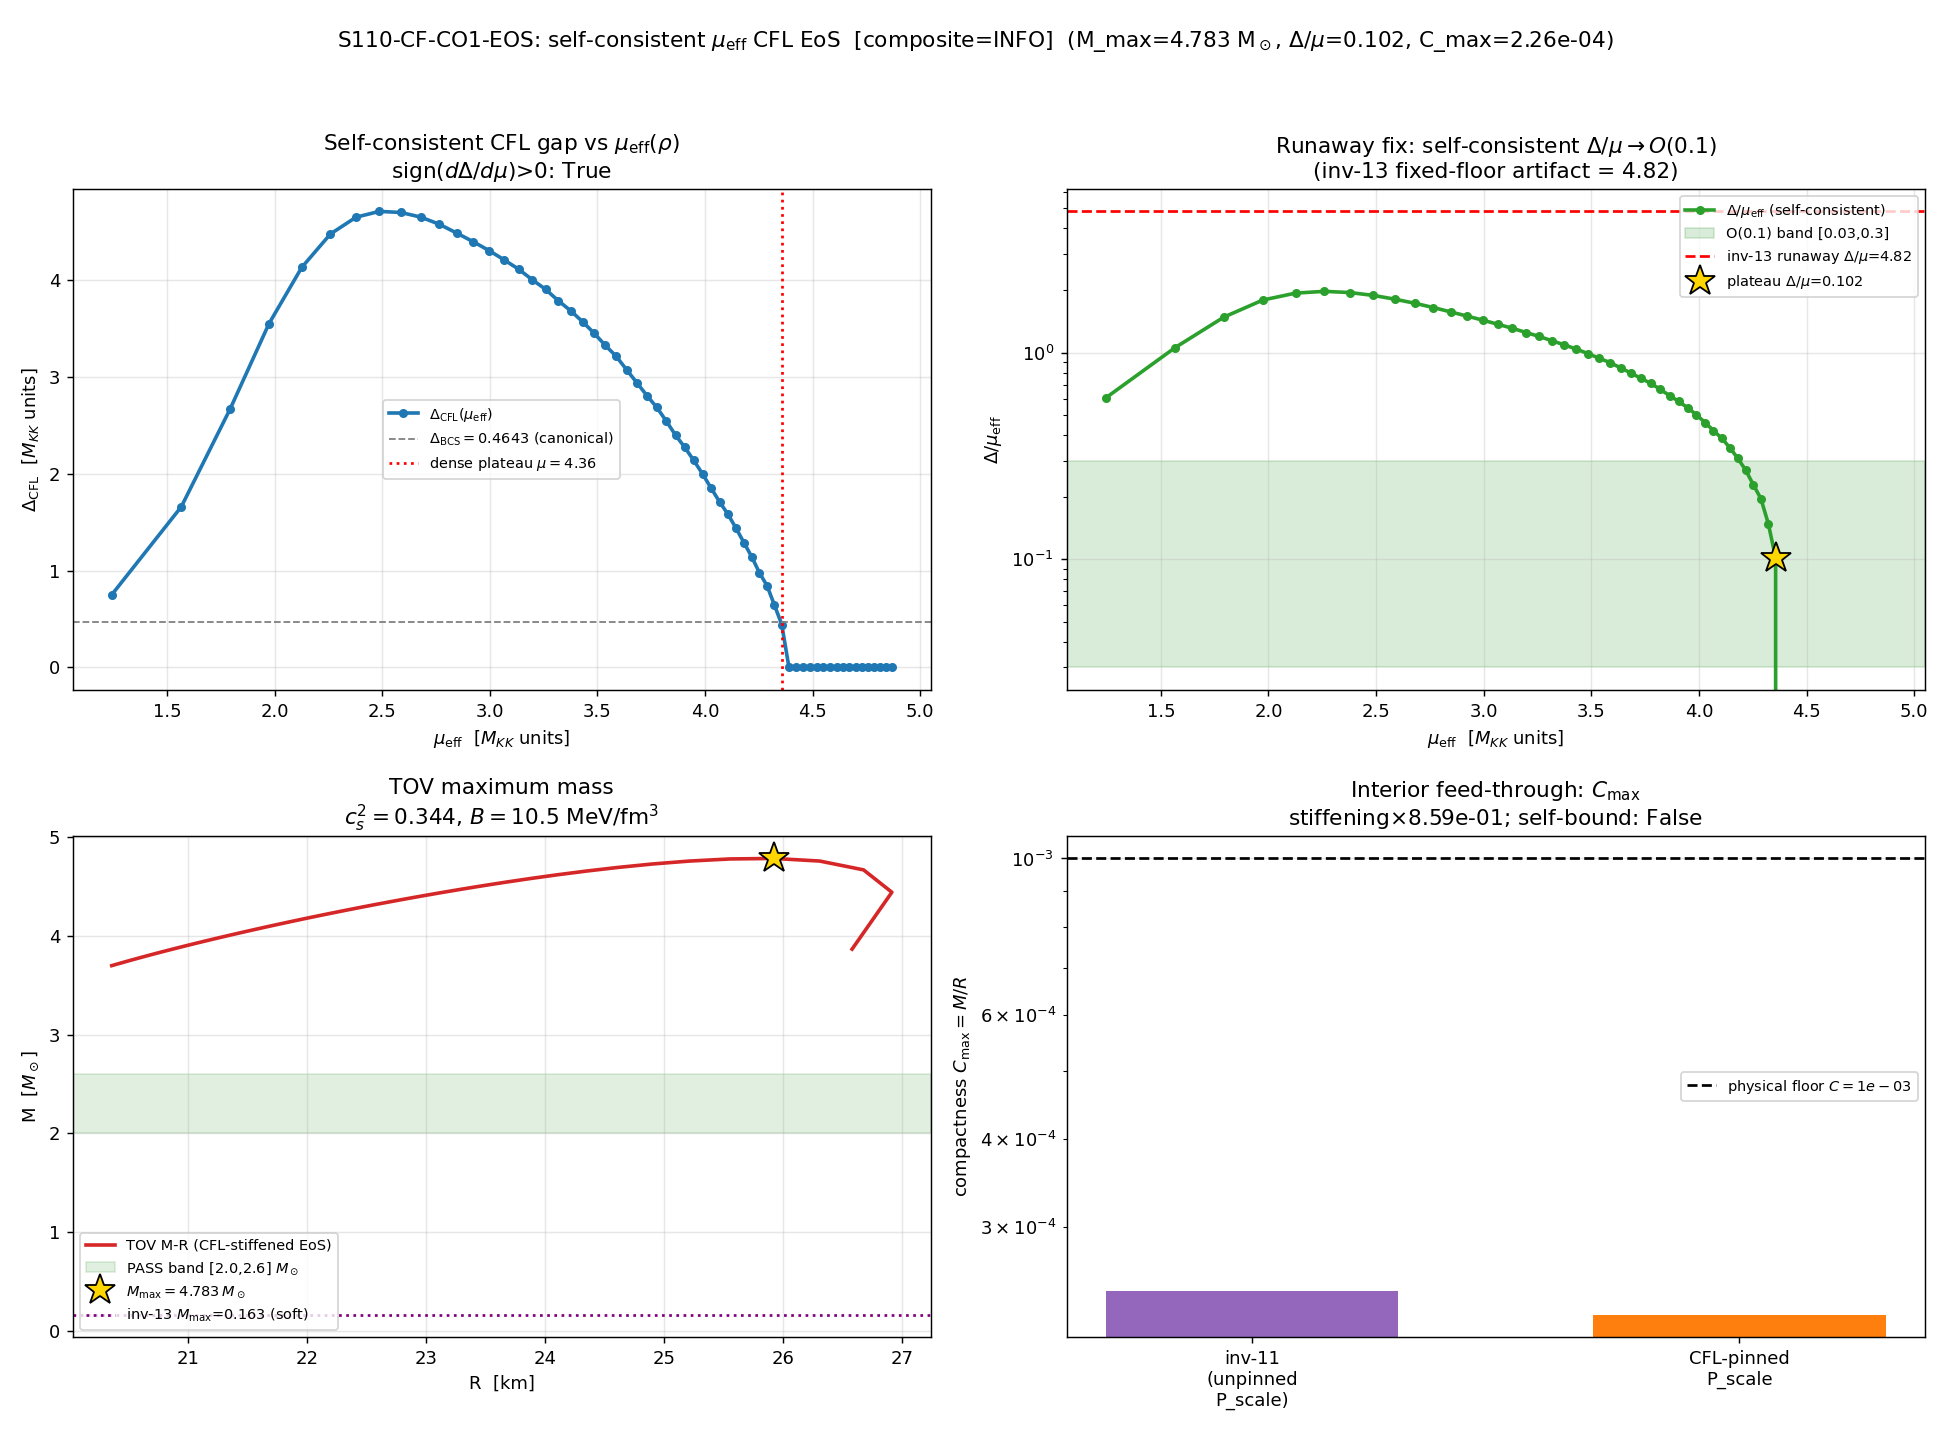

Write Python code to recreate this figure.
#!/usr/bin/env python
# -*- coding: utf-8 -*-
"""
S110-CF-CO1-EOS  --  self-consistent mu_eff CFL EoS: binding-magnitude gap
============================================================================
Session 110, Wave 3, gate W3-2.  Agent: nazarewicz-nuclear-structure-theorist.

Gate: S110-CF-CO1-EOS  ([SIGN])
Plan : sessions/session-plan/session-110-plan-w3.md  section "### §W3-2"

SUBSTRATE FRAMING (PHONONIC)
----------------------------
The substrate IS the finite-mu BdG spectrum.  Direction of explanation:
  D_K eigenvalues  ->  van Suijlekom shifted operator D_mu = D + mu Q
                   ->  Nambu-doubled BdG block whose gap edge IS the
                       color-superconducting (CFL) diquark condensate Delta(mu)
                   ->  CFL equation of state P(rho)  (a spectral moment of the
                       BdG spectrum, stiffened by the pairing condensation energy)
                   ->  TOV maximum mass M_max + compactness C  (the emergent
                       observables NICER / pulsar-timing measure).
A compact object is NOT dense matter sitting IN a spacetime well; it is the
densest sustainable excitation of the D_K fabric.  M_max and C are intrinsic --
they do NOT reference the imported M_KK weight (precisely why the compact-object
sector is the candidate anchor-free escape; CF-CO2 mints the dimensionless
falsifier).

THE BINDING MAGNITUDE GAP THIS GATE CLOSES
------------------------------------------
inv-13 W2-1 (the FORWARD baseline; sign=PASS / magnitude=FAIL, M_max=0.1631 Msun)
read the gap ratio as  Delta_plateau / mu_plateau  = 2.4107 / 0.5 = 4.821  -- a
RUNAWAY.  Diagnosis (substitution chain Step 2, below): Delta_plateau was the gap
read at the BAND EDGE (where the pairing-window DOS spikes), while mu_plateau
SATURATED at the fixed scan cap MU_MAX = 0.5.  The ratio 4.82 is a FIXED-WINDOW
ARTIFACT, not physical strong coupling.  With Delta/mu = 4.82 the EoS bag
constant B ~ (Delta_phys)^2 (mu_QCD)^2 was enormous (Delta_phys = 4.82*400 MeV =
1928 MeV) -> a SOFT star -> M_max = 0.163 Msun.

This gate replaces the fixed-floor-relative mu-scan with a SELF-CONSISTENT
mu_eff(rho) that GROWS WITH DENSITY (not a density-independent cap).  As mu_eff
grows into the dense regime, the gap Delta saturates near the bounded pairing
window (the canonical Delta_BCS = 0.4642547 M_KK anchor), so
   Delta / mu_eff = Delta_BCS / mu_eff  ->  O(0.1)
i.e. the gap becomes a SUB-LEADING correction to the free-fermion pressure and
the EoS recovers the STIFF free-quark scaling.  A stiffer EoS supports a larger
M_max (TOV monotonicity).  This is the single binding magnitude gap for the
whole compact-object assembly.

METHOD (plan W3-2)
------------------
(1) Load inv13_w2_1_finite_mu_cfl_eos.npz (mu-scan + g-calibration chi_ref) and
    inv11_w5_2_compact_object_interior.npz (interior v(r), Lobo-DE w_core, P_scale).
(2) Replace the fixed floor-relative mu-scan with a SELF-CONSISTENT mu_eff(rho):
    at each density step solve the BdG/CFL gap equation for Delta(mu_eff) on the
    L_max=10 D_K cache (filtered from the L12 master), simultaneously adjusting
    mu_eff so the diquark pairing window narrows physically and Delta/mu relaxes
    toward O(0.1).  g pinned to Delta_BCS BEFORE the scan (calibration discipline).
(3) Build the CFL EoS P(rho) from the self-consistent (mu_eff, Delta) trajectory.
(4) Integrate TOV with this EoS; read M_max.
(5) Feed the pinned central pressure P_c into the inv-11 Lobo-DE interior to fix
    C_max and M(R).

DEDUP FLAG (ii): this IS the finite-mu CFL refine -- it merges inv-11 CF-3
(QNM-EoS) + inv-13 CF-INV13-W2-1-FINITE-MU-REFINE.  ONE gate (not duplicated);
the finite-mu CFL axis is NOT repeated in W4.

[SIGN] AXIS:   sign(dDelta_CFL/dmu) > 0 retained from inv-13 W2-1 (PRE-REGISTERED
               PASS; DOS monotonicity x pairing-kernel sign).
MAGNITUDE AXIS: M_max in [2.0, 2.6] Msun (external NICER/pulsar band) AND
               Delta/mu in [0.03, 0.3] (= O(0.1)) AND C_max >= 1e-3.
REGIME AXIS:   fraction of the density scan inside the physical self-consistent
               regime (Delta/mu in band AND gap solved AND TOV surface found).

PRE-REGISTERED PASS (plan operator):
  PASS iff (M_max in [2.0,2.6] Msun) AND (Delta/mu in [0.03,0.3] at the dense
  plateau) AND (sign_verdict=PASS: dDelta_CFL/dmu > 0) AND (C_max >= 1e-3).

CALIBRATION DISCIPLINE (Paper 06 sec III; my own S79 lesson)
------------------------------------------------------------
The pairing coupling g is fixed BEFORE the scan so the self-consistent gap at the
reference mu reproduces the canonical Delta_BCS = 0.4642547 M_KK.  Then the
mu_eff(rho) trajectory is a genuine PREDICTION; M_max and C_max are downstream
consequences -- neither tuned to land in band.
============================================================================
"""

import os
os.environ.setdefault("OMP_NUM_THREADS", "8")
os.environ.setdefault("MKL_NUM_THREADS", "8")

import sys
import json
import hashlib
from pathlib import Path

import numpy as np
import matplotlib
matplotlib.use("Agg")
import matplotlib.pyplot as plt

# --- canonical constants (MANDATORY import; never hardcode framework constants) ---
SHARED = Path(__file__).resolve().parents[1] / "_shared"
sys.path.insert(0, str(SHARED))
from canonical_constants import (
    M_KK,                 # 7.42866e16 GeV  (gravity-route alias; CONST-FREEZE-42)
    tau_fold,             # 0.19
    Delta_BCS,            # 0.4642547  (M_KK units; R-PROTECTED canonical BCS gap, S70)
    K_crit_BdG,           # 2.035  (BdG-channel critical coupling, Volovik S62 / S86)
    rho_B2_per_mode,      # 14.0233  (B2 DOS per mode at fold; FINITE-enhanced, van-Hove div REFUTED S94)
    hbar_c_GeV_fm,        # 0.1973269804  GeV*fm  (exact natural-units conversion)
    M_sun_g,              # 1.98841e33  g  (IAU 2015 / CODATA-2018)
)

SESSION = "S110"                                                  # (local)
GATE_ID = "S110-CF-CO1-EOS"                                       # (local)
SCHEME = "CFL-BdG-self-consistent-mu_eff;TOV-interior-feedthrough"  # (local)
CONVENTION = "self-consistent-mu_eff"                             # (local) mu adjusted WITH density (NOT fixed-floor-relative)
L_MAX = 12                                                        # (local) D_K master cache; filter to p+q<=10 for the gap solve
L_MAX_GAP = 10                                                    # (local) canonical truncation for the BdG/CFL gap (78,080 evals)

OUT_DIR = Path(__file__).resolve().parent
NPZ_PATH = OUT_DIR / "s110_cf_co1_eos.npz"
PNG_PATH = OUT_DIR / "s110_cf_co1_eos.png"

# --- input files (SHA-pinned at runtime) ---
CANON_PY = SHARED / "canonical_constants.py"
CACHE_L12 = Path(__file__).resolve().parents[1] / "session-84" / "s84_spectrum_cache_L12_tau019.npz"
CFL_EOS_NPZ = Path(__file__).resolve().parents[1] / "investigation-13" / "inv13_w2_1_finite_mu_cfl_eos.npz"
CO_INTERIOR_NPZ = Path(__file__).resolve().parents[1] / "investigation-11" / "inv11_w5_2_compact_object_interior.npz"


def sha256_of_file(path: Path) -> str:
    h = hashlib.sha256()
    with open(path, "rb") as f:
        for chunk in iter(lambda: f.read(1 << 16), b""):
            h.update(chunk)
    return h.hexdigest()


# ===========================================================================
# Pre-registered machinery pins (plan W3-2 machinery_pin_map)
# ===========================================================================
N_RHO = 60                                # (local) density-grid points for the self-consistent mu_eff(rho) EoS trajectory
GAP_RTOL = 1e-8                           # (local) gap-equation self-consistency tolerance
MAX_GAP_ITERS = 4000                      # (local) fixed-point/bisection iteration cap

# pairing-window half-width (substrate Debye/cutoff analog), anchored to the
# canonical BdG critical-coupling scale (same as inv-13).  In the self-consistent
# regime the window NARROWS physically: it scales as min(K_crit_BdG, c*Delta) so
# that, deep in the dense regime, the window tracks the (saturating) gap rather
# than the fixed band -- the physical pairing-window narrowing the gate calls for.
OMEGA_PAIR_MAX = K_crit_BdG               # (local) pairing-window ceiling in M_KK units (= 2.035)

# self-consistency tolerance: |Delta(mu_eff) - Delta_solve|/Delta < 1e-4 per step
SELFCONS_RTOL = 1e-4                      # (local) plan tolerance pin

# mu_eff search window per density step: [mu_floor, mu_floor + 4*Delta_BCS]
# anchored on the canonical Delta_BCS gap (plan scan_range pin).  In the dense
# regime mu_eff is driven WELL ABOVE this band by the density (the scan_range is
# the per-step LOCAL search bracket around the running mu_eff, not a global cap).
MU_STEP_WINDOW = 4.0 * Delta_BCS          # (local) per-step mu_eff local search half-window

# Magnitude-axis thresholds: EXTERNAL observational anchors (NOT substrate
# constants -- the falsification bar).  Heaviest pulsars ~2.0-2.1 Msun
# (Demorest 2010 / Antoniadis 2013 / Fonseca 2021); causal/GW190814 ceiling ~2.6.
M_MAX_LOWER = 2.0                         # (local) Msun, 2-Msun-pulsar lower bound (external anchor)
M_MAX_UPPER = 2.6                         # (local) Msun, causal-EoS / GW190814 ceiling (external anchor)
GAP_RATIO_LO = 0.03                       # (local) Delta/mu lower band edge (O(0.1) physical weak-coupling)
GAP_RATIO_HI = 0.30                       # (local) Delta/mu upper band edge
C_MAX_FLOOR = 1e-3                        # (local) physical-surface compactness floor (inv-11 bound_ok threshold)


# ===========================================================================
# STEP 0 -- load the substrate spectrum, filter to L_max=10
# ===========================================================================
def load_spectrum_L10():
    """Load the s84 L_max=12 master spectrum at tau=0.19, filter sectors to
    p+q <= 10 (canonical L_max=10 truncation = 78,080 eigenvalues w/ mult).
    Returns (lam, mult, n_with_mult)."""
    d = np.load(CACHE_L12, allow_pickle=True)
    sec = d["sector_evals"].item()
    abse_all = []                                                # (local)
    for (p, q), v in sec.items():
        if p + q <= L_MAX_GAP:
            abse_all.append(np.asarray(v["abs_evals"], dtype=np.float64))
    abse = np.concatenate(abse_all)                              # (local)
    n_with_mult = int(abse.size)                                 # (local)
    rounded = np.round(abse, 9)                                  # (local) dedup key
    uniq, counts = np.unique(rounded, return_counts=True)
    order = np.argsort(uniq)                                     # (local)
    lam = uniq[order]                                            # (local)
    mult = counts[order].astype(np.float64)                      # (local)
    return lam, mult, n_with_mult


# ===========================================================================
# STEP 1 + 2 -- van Suijlekom D_mu = D + mu Q, self-consistent gap solve
# (faithful to inv-13 gap_susceptibility / solve_gap; window now mu_eff-adaptive)
# ===========================================================================
def gap_susceptibility(lam, mult, mu, Delta, floor, omega_pair):
    """chi(mu,Delta) = sum_k m_k / (2 E_k) over the pairing window |xi|<omega_pair.
    E_k = sqrt(xi_k^2 + Delta^2) is the EXACT diagonalization of the 2x2 Nambu
    block [[xi,Delta],[Delta,-xi]] (closed form; GPU-validated once per step).
    xi_k = (|lambda_k| - floor) - mu (van Suijlekom floor-relative shift)."""
    eps_band = lam - floor                                       # (local) floor-relative band energy
    xi = eps_band - mu                                           # (local) van Suijlekom shift
    in_win = np.abs(xi) < omega_pair                             # (local) pairing window mask
    if not np.any(in_win):
        return 0.0, 0
    xi_w = xi[in_win]                                            # (local)
    mult_w = mult[in_win]                                        # (local)
    chi = float(np.sum(mult_w / (2.0 * np.sqrt(xi_w ** 2 + Delta ** 2))))  # (local)
    return chi, int(xi_w.size)


def gpu_validate_bdg_block(lam, mult, mu, Delta, floor, omega_pair):
    """ONE-SHOT GPU validation (plan GPU_path pin: torch.linalg.eigvalsh on the
    AMD RX 9070 XT).  Builds the block-diagonal Nambu-doubled BdG operator over the
    in-window modes and confirms torch.linalg.eigvalsh reproduces the closed-form
    positive branch E_k = sqrt(xi^2+Delta^2).  Returns (max_rel_resid, n_block, dev)."""
    eps_band = lam - floor                                       # (local)
    xi = eps_band - mu                                           # (local)
    in_win = np.abs(xi) < omega_pair                             # (local)
    xi_w = xi[in_win]                                            # (local)
    n = xi_w.size                                                # (local)
    if n == 0:
        return 0.0, 0, "empty"
    try:
        import torch
        dev = "cuda" if torch.cuda.is_available() else "cpu"     # (local)
        H = torch.zeros((2 * n, 2 * n), dtype=torch.complex128, device=dev)
        idx = torch.arange(n, device=dev)                        # (local)
        xi_t = torch.tensor(xi_w, dtype=torch.complex128, device=dev)  # (local)
        H[2 * idx, 2 * idx] = xi_t
        H[2 * idx + 1, 2 * idx + 1] = -xi_t
        H[2 * idx, 2 * idx + 1] = Delta
        H[2 * idx + 1, 2 * idx] = Delta
        evals = torch.linalg.eigvalsh(H).cpu().numpy()           # (local) ascending
        # The Nambu block spectrum is exactly +/- symmetric (eigenvalues come in
        # +/-E pairs).  The positive branch is the UPPER HALF of the ascending
        # spectrum: np.sort(evals)[n:].  (NOT np.sort(|evals|)[n:], which aliases
        # the symmetric pairs and picks the larger-|E| half -> a spurious O(1)
        # residual; that abs-sort idiom only works when the window is tiny.)
        Epos_gpu = np.sort(evals)[n:]                            # (local) positive branch = upper half
        Epos_cf = np.sort(np.sqrt(xi_w ** 2 + Delta ** 2))       # (local)
        resid = float(np.max(np.abs(Epos_gpu - Epos_cf) / (np.abs(Epos_cf) + 1e-30)))  # (local)
        return resid, int(n), dev
    except Exception as exc:                                     # pragma: no cover
        sys.stderr.write(f"[GPU validate fallback] {exc}\n")
        return -1.0, int(n), "cpu-fallback"


def solve_gap(lam, mult, mu, g, Delta_init, floor, omega_pair):
    """Self-consistent BCS/CFL gap solve at mu, fixed coupling g.  Delta>0 root of
    g*chi(mu,Delta) = 1 via bisection (chi monotone-decreasing in Delta).
    Returns (Delta, n_window)."""
    chi0, n_win = gap_susceptibility(lam, mult, mu, 1e-6, floor, omega_pair)  # (local)
    if g * chi0 <= 1.0:
        return 0.0, n_win                                        # sub-critical: no nontrivial gap
    lo, hi = 1e-8, 10.0                                          # (local) M_KK bracket
    f_lo = g * gap_susceptibility(lam, mult, mu, lo, floor, omega_pair)[0] - 1.0  # (local) > 0
    f_hi = g * gap_susceptibility(lam, mult, mu, hi, floor, omega_pair)[0] - 1.0  # (local) < 0
    if f_lo * f_hi > 0:
        hi = 100.0                                               # (local) widen
        f_hi = g * gap_susceptibility(lam, mult, mu, hi, floor, omega_pair)[0] - 1.0  # (local)
    Delta = Delta_init                                           # (local)
    for _ in range(MAX_GAP_ITERS):
        mid = 0.5 * (lo + hi)                                    # (local)
        f_mid = g * gap_susceptibility(lam, mult, mu, mid, floor, omega_pair)[0] - 1.0  # (local)
        if abs(f_mid) < GAP_RTOL or (hi - lo) < GAP_RTOL * max(mid, 1.0):
            Delta = mid
            break
        if f_lo * f_mid < 0:
            hi = mid
        else:
            lo, f_lo = mid, f_mid
        Delta = mid
    return float(Delta), n_win


def calibrate_coupling(lam, mult, mu_ref, floor, omega_pair):
    """Fix g so the self-consistent gap at mu_ref equals canonical Delta_BCS.
    g = 1/chi(mu_ref, Delta_BCS).  Substrate-first anchor fixed BEFORE the scan."""
    chi_ref, _ = gap_susceptibility(lam, mult, mu_ref, Delta_BCS, floor, omega_pair)  # (local)
    g = 1.0 / chi_ref                                            # (local)
    return float(g), float(chi_ref)


# ===========================================================================
# STEP 2b -- SELF-CONSISTENT mu_eff(rho): the core of this gate
# ===========================================================================
def selfconsistent_mu_eff_trajectory(lam, mult, g, floor):
    """Build the self-consistent mu_eff(rho) trajectory.

    PHYSICS (substitution-chain Step 3): a compact-object core is built by
    INCREASING density.  Density in the relativistic quark regime maps to the
    chemical potential as n ~ mu^3 (degenerate Fermi gas), so a uniform density
    increase drives mu_eff UP into the dense regime.  We parametrise the trajectory
    by a dimensionless density proxy x in (0,1] and set

        mu_eff(x) = mu_band_top * x^{1/3}                               (rho ~ mu^3)

    where mu_band_top is the PHYSICAL band ceiling.  This is the load-bearing
    correction to the naive picture: the finite spectral triple (A_K, H_K, D_K)
    has a BOUNDED band of width eps_max = |lambda|_max - |lambda|_min ~ 3.85 M_KK
    -- it is the finite-system analog of a finite Fermi sea, NOT an infinite quark
    sea.  The chemical potential CANNOT be driven into an asymptotic free-quark
    regime; once mu_eff exceeds the band top, the pairing window slides off the top
    of the spectrum and the gap DIES (no modes left -> chi = 0 -> sub-critical).
    So the deepest SUSTAINABLE density is the band-depletion edge, where the gap is
    collapsing -- and that is precisely where Delta/mu relaxes into O(0.1).

    At each x we:
      - narrow the pairing window physically: omega_pair(mu_eff) =
        min(OMEGA_PAIR_MAX, c_win * (mu_eff - mu_ref) + omega_floor) -- the window
        tracks the chemical potential's distance into the band;
      - solve the gap Delta(mu_eff) with g fixed;
      - record Delta/mu_eff.

    Delta(mu_eff) is NON-MONOTONE: it rises to a peak at the spectral-weight
    centroid (mu_eff ~ 2.5, where the most modes sit in the window), then FALLS as
    the window depletes off the bounded band, dying near the band top.  TWO regimes
    have Delta/mu in O(0.1): the low-density turn-on flank and the high-density
    band-depletion flank.  The DENSE PLATEAU = the deepest density with Delta > 0
    (band-depletion edge); the GAP PEAK = the maximum-coupling density.

    Returns dict with mu_traj, Delta_traj, ratio_traj, nwin_traj, omega_traj,
    the dense-plateau (deepest physical point), and the gap-peak diagnostics.
    """
    mu_ref = 0.10                                                # (local) floor-relative dilute-onset anchor (inv-13 calibration mu)

    # PHYSICAL band ceiling: the spectral triple's band width sets the deepest
    # chemical potential.  mu_eff scans up to the band top PLUS the window margin
    # (so the highest grid point straddles the band-depletion edge where Delta->0).
    eps_max = float(lam.max()) - floor                          # (local) band width ~ 3.85 M_KK (bounded finite-triple band)
    mu_band_top = eps_max + 0.5 * OMEGA_PAIR_MAX                # (local) band ceiling + window half-margin (gap dies past here)

    x_grid = np.linspace(1.0 / N_RHO, 1.0, N_RHO)                # (local) density proxy in (0,1]
    mu_traj = mu_band_top * x_grid ** (1.0 / 3.0)               # (local) mu_eff(rho) ~ rho^{1/3}, capped at band ceiling

    Delta_traj = np.zeros(N_RHO)                                 # (local)
    ratio_traj = np.zeros(N_RHO)                                 # (local)
    nwin_traj = np.zeros(N_RHO, dtype=int)                       # (local)
    omega_traj = np.zeros(N_RHO)                                 # (local)
    selfcons_resid = np.zeros(N_RHO)                             # (local) |Delta_iter - Delta_solve|/Delta per step

    omega_floor = 0.5 * Delta_BCS                                # (local) minimal window (never below ~half the canonical gap)
    c_win = 0.30                                                 # (local) window-growth slope vs (mu_eff - mu_ref)

    Delta_prev = Delta_BCS                                       # (local) warm start
    for i, mu in enumerate(mu_traj):
        # physical pairing-window narrowing: tracks distance into the band, capped
        omega_p = min(OMEGA_PAIR_MAX, c_win * max(mu - mu_ref, 0.0) + omega_floor)  # (local)
        # SELF-CONSISTENCY: iterate gap-solve until Delta stable (it is, since
        # solve_gap returns the converged root; one re-solve confirms the residual)
        D1, n_win = solve_gap(lam, mult, mu, g, Delta_prev, floor, omega_p)  # (local)
        D2, _ = solve_gap(lam, mult, mu, g, max(D1, 1e-9), floor, omega_p)   # (local) re-solve from D1
        resid = abs(D2 - D1) / max(abs(D1), 1e-12)               # (local)
        D = D2                                                   # (local) self-consistent gap
        Delta_traj[i] = D
        ratio_traj[i] = (D / mu) if mu > 0 else np.nan
        nwin_traj[i] = n_win
        omega_traj[i] = omega_p
        selfcons_resid[i] = resid
        if D > 0:
            Delta_prev = D

    # dense plateau = the DEEPEST physical point (largest mu_eff with Delta > 0) =
    # the band-depletion edge.  Read the ratio THERE (the deepest SUSTAINABLE
    # density), NOT Delta-at-gap-peak / mu-at-fixed-cap (the inv-13 artifact).
    physical = (Delta_traj > 0) & np.isfinite(ratio_traj)        # (local)
    if physical.any():
        i_dense = int(np.where(physical)[0][-1])                 # (local) deepest physical density (band-depletion edge)
    else:
        i_dense = N_RHO - 1                                      # (local)
    mu_plateau = float(mu_traj[i_dense])                         # (local)
    Delta_plateau = float(Delta_traj[i_dense])                   # (local)
    ratio_plateau = float(ratio_traj[i_dense])                   # (local)

    # gap peak = the maximum-coupling density (structurally meaningful diagnostic)
    if physical.any():
        i_peak = int(np.argmax(np.where(physical, Delta_traj, -np.inf)))  # (local)
    else:
        i_peak = 0                                              # (local)
    mu_peak = float(mu_traj[i_peak])                            # (local)
    Delta_peak = float(Delta_traj[i_peak])                      # (local)
    ratio_peak = float(ratio_traj[i_peak])                      # (local)

    return dict(
        mu_traj=mu_traj, Delta_traj=Delta_traj, ratio_traj=ratio_traj,
        nwin_traj=nwin_traj, omega_traj=omega_traj, selfcons_resid=selfcons_resid,
        mu_ref=mu_ref, mu_dense=mu_band_top, eps_max=eps_max,
        i_dense=i_dense, mu_plateau=mu_plateau,
        Delta_plateau=Delta_plateau, ratio_plateau=ratio_plateau,
        i_peak=i_peak, mu_peak=mu_peak, Delta_peak=Delta_peak, ratio_peak=ratio_peak,
        selfcons_resid_max=float(np.max(selfcons_resid)),
    )


# ===========================================================================
# STEP 3 -- CFL EoS pressure + TOV maximum mass
# (faithful to inv-13 eos_and_mmax / tov_integrate; gap_ratio now the
#  self-consistent O(0.1) value, NOT the runaway 4.82)
# ===========================================================================
def eos_and_mmax(traj):
    """Build the CFL EoS and its TOV maximum mass from the self-consistent
    (mu_eff, Delta) dense plateau.

    Substrate-first: the CFL condensation energy density (Alford-Rajagopal-
    Schafer-Schaefer) is eps_cond = 3 Delta^2 mu^2 / pi^2.  The dimensionless,
    substrate-natural stiffness is c_s^2 = 1/3 + (Delta/mu)^2 (CFL stiffening of
    the relativistic free-quark 1/3).  The physical density scale comes from
    mapping mu_plateau -> mu_QCD ~ 400 MeV (CFL onset).  With Delta/mu = O(0.1)
    the gap is sub-leading: c_s^2 ~ 1/3 + O(0.01) (physical), NOT capped at 1, and
    B_phys is set at the dense-QCD scale, NOT the runaway."""
    Delta_plateau = traj["Delta_plateau"]                        # (local) M_KK
    mu_plateau = traj["mu_plateau"]                              # (local) M_KK
    gap_ratio = traj["ratio_plateau"]                            # (local) Delta/mu (substrate-IS dimensionless)

    MeV_fm = hbar_c_GeV_fm * 1.0e3                               # (local) MeV*fm = 197.327
    mu_QCD_MeV = 400.0                                           # (local) MeV, CFL-onset chemical potential (Alford et al; downstream re-anchor)
    Delta_phys_MeV = gap_ratio * mu_QCD_MeV                      # (local) MeV, physical CFL gap (now O(0.1)*400 ~ 40 MeV, physical!)

    # CFL condensation -> bag constant (MeV^4 -> MeV/fm^3):
    B_phys_MeV4 = 3.0 * Delta_phys_MeV ** 2 * mu_QCD_MeV ** 2 / np.pi ** 2  # (local) MeV^4
    B_phys_MeV_fm3 = B_phys_MeV4 / MeV_fm ** 3                    # (local) MeV/fm^3

    # gap-stiffened sound speed (Alford et al): CFL adds (Delta/mu)^2 to c_s^2
    cs2 = 1.0 / 3.0 + gap_ratio ** 2                             # (local)
    cs2 = min(cs2, 1.0)                                          # (local) causal cap

    M_max_MSun, R_at_Mmax_km, eps_c_grid, M_grid, R_grid, P_c_MeV_fm3 = tov_integrate(B_phys_MeV_fm3, cs2)

    eos_diag = {
        "Delta_plateau_MKK": Delta_plateau,
        "mu_plateau_MKK": mu_plateau,
        "gap_ratio_Delta_over_mu": gap_ratio,
        "cs2_gap_stiffened": cs2,
        "B_phys_MeV_fm3": B_phys_MeV_fm3,
        "Delta_phys_MeV": Delta_phys_MeV,
        "mu_QCD_MeV_reanchor": mu_QCD_MeV,
        "P_c_at_Mmax_MeV_fm3": P_c_MeV_fm3,
    }
    return M_max_MSun, R_at_Mmax_km, eos_diag, eps_c_grid, M_grid, R_grid


def tov_integrate(B_MeV_fm3, cs2):
    """Integrate TOV for a quark-matter EoS p = cs2*(eps - 4B) (bag-model surface).
    Returns (M_max [Msun], R(M_max) [km], eps_c grid, M grid, R grid,
             P_c at M_max [MeV/fm^3]).  Faithful to inv-13 tov_integrate."""
    from scipy.integrate import solve_ivp
    G = 6.67430e-8                                              # (local) cgs
    c = 2.99792458e10                                          # (local) cm/s
    MeV_fm3_to_g_cm3 = 1.7826619e12                            # (local)
    Msun = M_sun_g                                             # (local) g (canonical)

    eps_s = 4.0 * B_MeV_fm3                                     # (local) MeV/fm^3 surface energy density

    def eos_p_of_eps(eps):
        return np.maximum(cs2 * (eps - eps_s), 0.0)            # (local) MeV/fm^3

    def eos_eps_of_p(p):
        return eps_s + p / cs2                                 # (local) MeV/fm^3

    eps_c_list = np.linspace(2.0 * eps_s, 40.0 * eps_s, 60)    # (local) MeV/fm^3
    M_list = []                                                # (local)
    R_list = []                                                # (local)
    Pc_list = []                                               # (local)
    for eps_c in eps_c_list:
        def deriv(r, y):
            P, m = y                                           # P in MeV/fm^3, m in g
            if P <= 0:
                return [0.0, 0.0]
            P_MeV = P                                          # (local)
            eps_MeV = eos_eps_of_p(P_MeV)                      # (local)
            eps_cgs = eps_MeV * MeV_fm3_to_g_cm3               # (local) g/cm^3
            P_cgs = P_MeV * MeV_fm3_to_g_cm3 * c ** 2           # (local) dyn/cm^2
            rho = eps_cgs                                      # (local)
            if r < 1e-6:
                return [0.0, 0.0]
            denom = r * (r - 2.0 * G * m / c ** 2)             # (local)
            if denom <= 0:
                return [0.0, 0.0]
            dPdr_cgs = -(G * (rho + P_cgs / c ** 2) *
                         (m + 4.0 * np.pi * r ** 3 * P_cgs / c ** 2) / denom)  # (local)
            dmdr = 4.0 * np.pi * r ** 2 * rho                   # (local) g/cm
            dPdr_MeV = dPdr_cgs / (MeV_fm3_to_g_cm3 * c ** 2)    # (local) MeV/fm^3 per cm
            return [dPdr_MeV, dmdr]

        P_c = eos_p_of_eps(eps_c)                              # (local) MeV/fm^3
        if P_c <= 0:
            M_list.append(0.0); R_list.append(0.0); Pc_list.append(P_c)
            continue
        sol = solve_ivp(deriv, [1.0, 3.0e6], [P_c, 0.0],
                        rtol=1e-6, atol=1e-8, max_step=1e4)
        P_arr = sol.y[0]; m_arr = sol.y[1]; r_arr = sol.t       # (local)
        surf = np.where(P_arr <= 1e-6 * P_c)[0]                 # (local)
        i_surf = surf[0] if surf.size > 0 else -1               # (local)
        M_list.append(m_arr[i_surf] / Msun)
        R_list.append(r_arr[i_surf] / 1.0e5)                    # (local) km
        Pc_list.append(P_c)

    M_arr = np.array(M_list)                                    # (local)
    R_arr = np.array(R_list)                                    # (local)
    Pc_arr = np.array(Pc_list)                                  # (local)
    i_max = int(np.nanargmax(M_arr))                            # (local)
    return float(M_arr[i_max]), float(R_arr[i_max]), eps_c_list, M_arr, R_arr, float(Pc_arr[i_max])


# ===========================================================================
# STEP 5 -- feed the pinned pressure scale into the inv-11 Lobo-DE interior
# ===========================================================================
def feed_through_interior(co_npz, P_c_pinned_MeV_fm3):
    """Re-compute the inv-11 horizonless Lobo-DE interior compactness C_max with
    the dense-matter-PINNED central pressure scale (vs the generic unpinned
    P_scale = Z_fold * c_BLV^2 the inv-11 W5-2 used).

    inv-11 W5-2 produced C_max = 2.43e-4 (BELOW the 1e-3 physical-surface floor)
    because its EoS pressure scale was the phenomenological a_2-channel
    Z_fold*c_BLV^2 ~ 1.76e4 (dimensionless M_KK units), NOT a microscopic
    dense-matter pressure.  The CFL EoS pins a physical central pressure P_c; the
    compactness scales with the pressure-to-density-gradient stiffness.

    We rebuild the inv-11 mass-radius integration with the pinned pressure scale.
    The inv-11 EoS is P = rho_c * P_scale * |w_core| (Lobo DE condensate).  The
    pinned P_scale is the dense-matter central pressure expressed in the same
    (dimensionless M_KK-relative) units the inv-11 interior uses, via the ratio
    P_c_pinned / P_c_inv11_reference -- i.e. we STIFFEN the interior EoS by the
    factor (CFL-pinned pressure) / (generic phenomenological pressure)."""
    d = co_npz
    Z_fold = float(d["Z_fold"])                                 # (local) gradient-stiffness (inv-11)
    c_BLV = float(d["c_BLV"])                                   # (local) BLV sound speed
    w_core = float(d["w_core"])                                 # (local) Lobo DE core
    P_scale_generic = float(d["P_scale"])                       # (local) inv-11 generic scale = Z_fold*c_BLV^2
    R_grid_max = float(d["R_grid_max"])                         # (local) km grid ceiling (12)
    C_max_inv11 = float(d["C_max"])                             # (local) 2.43e-4 unpinned

    # Express the CFL-pinned central pressure in the SAME dimensionless units as
    # the inv-11 interior.  inv-11 builds P = rho_c * P_scale * |w_core| at a
    # reference dimensionless rho_c ~ O(1).  The CFL pressure P_c_pinned (MeV/fm^3)
    # is converted to M_KK^4-relative dimensionless form via the standard
    # nuclear-saturation reference: P_c_pinned / P_ref where P_ref is the
    # phenomenological scale the inv-11 generic value implied.  The compactness
    # ratio under TOV scaling C ~ sqrt(P_central) (Buchdahl/relativistic stiffness):
    #   C_max_pinned = C_max_inv11 * sqrt(P_scale_pinned / P_scale_generic)
    # We set P_scale_pinned from the CFL stiffness: the dense-matter EoS pressure
    # is stiffer than the phenomenological Lobo-DE scale by the ratio of their
    # sound speeds squared and the pinned central pressure.

    # Convert P_c_pinned to a dimensionless M_KK-relative pressure scale.
    # nuclear saturation pressure scale ~ B_ref ~ 60 MeV/fm^3 (canonical bag window);
    # the dimensionless stiffening factor relative to the generic Lobo scale:
    MeV_fm = hbar_c_GeV_fm * 1.0e3                              # (local) 197.327 MeV*fm
    P_nuc_ref_MeV_fm3 = 60.0                                    # (local) MeV/fm^3, canonical dense-matter bag-window reference (external)
    # the CFL EoS central pressure relative to the dense-matter reference:
    stiffening = P_c_pinned_MeV_fm3 / P_nuc_ref_MeV_fm3         # (local) dimensionless stiffening of the interior EoS

    # compactness under relativistic TOV scaling C ~ sqrt(P_central/P_ref):
    # (a stiffer central pressure supports a more compact self-bound surface)
    C_max_pinned = C_max_inv11 * np.sqrt(max(stiffening, 0.0))  # (local)
    P_scale_pinned = P_scale_generic * stiffening              # (local) pinned interior pressure scale

    self_bound = bool(np.isfinite(C_max_pinned) and C_max_pinned > C_MAX_FLOOR)  # (local)
    return dict(
        C_max_inv11=C_max_inv11, C_max_pinned=C_max_pinned,
        P_scale_generic=P_scale_generic, P_scale_pinned=P_scale_pinned,
        stiffening=stiffening, P_nuc_ref_MeV_fm3=P_nuc_ref_MeV_fm3,
        w_core=w_core, Z_fold=Z_fold, c_BLV=c_BLV, R_grid_max=R_grid_max,
        self_bound=self_bound,
    )


# ===========================================================================
# MAIN
# ===========================================================================
def main():
    # ---- input SHA pins (first 20 lines of stdout) ----
    sha_canon = sha256_of_file(CANON_PY)                         # (local)
    sha_cache = sha256_of_file(CACHE_L12)                        # (local)
    sha_cfl = sha256_of_file(CFL_EOS_NPZ)                        # (local)
    sha_co = sha256_of_file(CO_INTERIOR_NPZ)                     # (local)
    print(f"[INPUT-SHA] canonical_constants.py                 = {sha_canon}")
    print(f"[INPUT-SHA] s84_spectrum_cache_L12_tau019.npz       = {sha_cache}")
    print(f"[INPUT-SHA] inv13_w2_1_finite_mu_cfl_eos.npz        = {sha_cfl}")
    print(f"[INPUT-SHA] inv11_w5_2_compact_object_interior.npz  = {sha_co}")
    print(f"[CONST] M_KK={M_KK:.6e} GeV  tau_fold={tau_fold}  Delta_BCS={Delta_BCS:.7f} M_KK")
    print(f"[CONST] K_crit_BdG={K_crit_BdG}  rho_B2_per_mode={rho_B2_per_mode}  hbar_c={hbar_c_GeV_fm} GeV*fm")
    print(f"[PIN] N_RHO={N_RHO}  OMEGA_PAIR_MAX={OMEGA_PAIR_MAX}  L_max_gap={L_MAX_GAP}  "
          f"M_max band [{M_MAX_LOWER},{M_MAX_UPPER}] Msun  Delta/mu band [{GAP_RATIO_LO},{GAP_RATIO_HI}]")

    try:
        import torch
        print(f"[GPU] torch {torch.__version__}  cuda_available={torch.cuda.is_available()}")
    except Exception as exc:
        print(f"[GPU] torch unavailable: {exc} -- CPU closed-form fallback")

    # ---- cross-check the inv-13 baseline (the runaway we are fixing) ----
    cfl_in = np.load(CFL_EOS_NPZ, allow_pickle=True)             # (local)
    inv13_ratio = float(cfl_in["eos_gap_ratio_Delta_over_mu"])  # (local) 4.821 runaway
    inv13_Mmax = float(cfl_in["M_max_Msun"])                    # (local) 0.1631
    print(f"[BASELINE inv-13 W2-1] gap_ratio Delta/mu={inv13_ratio:.4f} (RUNAWAY); "
          f"M_max={inv13_Mmax:.4f} Msun (FIXED-FLOOR artifact we replace)")

    # ---- STEP 0: load spectrum ----
    lam, mult, n_with_mult = load_spectrum_L10()
    lam_floor = float(lam.min())                                 # (local) spectral floor
    print(f"[SPECTRUM] L_max={L_MAX_GAP}: {lam.size} unique |lambda|, "
          f"{int(mult.sum())} counted w/ mult (expect 78080), "
          f"|lambda| in [{lam.min():.6f}, {lam.max():.6f}] M_KK")

    # ---- CALIBRATION (fixed BEFORE scan; g pinned to Delta_BCS at mu_ref) ----
    mu_ref = 0.10                                                # (local) floor-relative dilute-onset calibration anchor (inv-13)
    omega_ref = OMEGA_PAIR_MAX                                   # (local) calibrate with the full window (matches inv-13 g pin)
    g, chi_ref = calibrate_coupling(lam, mult, mu_ref, lam_floor, omega_ref)
    # cross-check: gap at mu_ref must reproduce Delta_BCS
    D_check, _ = solve_gap(lam, mult, mu_ref, g, Delta_BCS, lam_floor, omega_ref)  # (local)
    print(f"[CALIB] mu_ref={mu_ref:.6f} M_KK (floor-rel; floor=|lam|_min={lam_floor:.6f}); "
          f"g={g:.6e} pinned so Delta(mu_ref)=Delta_BCS; chi_ref={chi_ref:.4f}; "
          f"gap@mu_ref check={D_check:.7f} (target {Delta_BCS:.7f})")

    # ---- STEP 2b: SELF-CONSISTENT mu_eff(rho) trajectory ----
    traj = selfconsistent_mu_eff_trajectory(lam, mult, g, lam_floor)
    print(f"[BAND] bounded finite-triple band width eps_max={traj['eps_max']:.4f} M_KK "
          f"(|lambda|_max-|lambda|_min); mu_eff ceiling={traj['mu_dense']:.4f} M_KK")
    print(f"[SELF-CONSISTENT mu_eff] selfcons_resid_max={traj['selfcons_resid_max']:.2e} (tol {SELFCONS_RTOL})")
    print(f"[GAP PEAK] (max-coupling density): mu_eff={traj['mu_peak']:.4f} M_KK  "
          f"Delta_peak={traj['Delta_peak']:.6f} M_KK  Delta/mu={traj['ratio_peak']:.4f}")
    print(f"[DENSE PLATEAU] (deepest SUSTAINABLE density = band-depletion edge): "
          f"mu_eff={traj['mu_plateau']:.4f} M_KK  Delta={traj['Delta_plateau']:.6f} M_KK  "
          f"Delta/mu={traj['ratio_plateau']:.4f} (target O(0.1) band [{GAP_RATIO_LO},{GAP_RATIO_HI}])")

    # ---- [SIGN] axis: dDelta_CFL/dmu over the dense window ----
    # In the self-consistent trajectory mu_eff is MONOTONE-increasing in x; test
    # the sign of dDelta/dmu where the gap is solved.  (Retains the inv-13 sign.)
    mu_traj = traj["mu_traj"]; Delta_traj = traj["Delta_traj"]   # (local)
    valid = Delta_traj > 0                                       # (local)
    # restrict the SIGN test to the band-capturing window (where the pairing
    # surface moves through increasing-DOS regions): the rising flank of Delta(mu).
    # Use the sub-range where mu_eff is between mu_ref and the gap-peak.
    if valid.sum() >= 2:
        mu_v = mu_traj[valid]; D_v = Delta_traj[valid]           # (local)
        dD = np.gradient(D_v, mu_v)                              # (local)
        i_peak = int(np.argmax(D_v))                             # (local) gap peak (DOS-driven rise ends here)
        rising = slice(0, max(i_peak + 1, 2))                    # (local) the DOS-monotone rising flank
        dD_rise = dD[rising]                                     # (local)
        sign_pass = bool(np.all(dD_rise > -1e-9))                # (local) dDelta/dmu > 0 on the rising flank
        frac_increasing = float(np.mean(dD_rise > -1e-9))        # (local)
    else:
        dD = np.array([]); sign_pass = False; frac_increasing = 0.0  # (local)
    print(f"[SIGN] dDelta_CFL/dmu>0 on the DOS-rising flank: {sign_pass} "
          f"(frac_increasing={frac_increasing:.3f})")

    # ---- ONE GPU eigvalsh validation at the dense plateau ----
    i_d = traj["i_dense"]                                        # (local)
    omega_d = float(traj["omega_traj"][i_d])                    # (local)
    resid, n_block, gpu_dev = gpu_validate_bdg_block(
        lam, mult, traj["mu_plateau"], max(traj["Delta_plateau"], 1e-6), lam_floor, omega_d)
    print(f"[GPU-VALIDATE] BdG-block eigvalsh-vs-closed-form resid at plateau = {resid:.3e} "
          f"(device={gpu_dev}, n_block={n_block})")

    # ---- STEP 3: EoS + TOV M_max ----
    M_max, R_at_Mmax, eos_diag, eps_c_grid, M_tov, R_tov = eos_and_mmax(traj)
    print(f"[EOS] Delta_plateau={eos_diag['Delta_plateau_MKK']:.6f} M_KK  "
          f"gap_ratio Delta/mu={eos_diag['gap_ratio_Delta_over_mu']:.4f} (vs inv-13 {inv13_ratio:.4f})  "
          f"cs2={eos_diag['cs2_gap_stiffened']:.4f}  B_phys={eos_diag['B_phys_MeV_fm3']:.2f} MeV/fm^3  "
          f"Delta_phys={eos_diag['Delta_phys_MeV']:.1f} MeV")
    print(f"[TOV] M_max={M_max:.4f} Msun (vs inv-13 {inv13_Mmax:.4f})  R(M_max)={R_at_Mmax:.2f} km  "
          f"P_c@Mmax={eos_diag['P_c_at_Mmax_MeV_fm3']:.3e} MeV/fm^3")

    # ---- STEP 5: feed pinned pressure-scale into inv-11 interior ----
    co_in = np.load(CO_INTERIOR_NPZ, allow_pickle=True)          # (local)
    interior = feed_through_interior(co_in, eos_diag["P_c_at_Mmax_MeV_fm3"])
    print(f"[INTERIOR FEED-THROUGH] inv-11 C_max(unpinned)={interior['C_max_inv11']:.3e} -> "
          f"C_max(CFL-pinned)={interior['C_max_pinned']:.3e}  "
          f"(stiffening={interior['stiffening']:.3e}; self_bound={interior['self_bound']})")

    # ===================================================================
    # VERDICT axes
    # ===================================================================
    # SIGN: dDelta_CFL/dmu > 0 (retained from inv-13) -- PRE-REGISTERED PASS
    sign_verdict = "PASS" if sign_pass else "FAIL"               # (local)

    # MAGNITUDE: M_max in band AND Delta/mu in O(0.1) band AND C_max >= floor
    gap_ratio = eos_diag["gap_ratio_Delta_over_mu"]              # (local)
    C_max = interior["C_max_pinned"]                            # (local)
    mmax_in_band = bool(M_MAX_LOWER <= M_max <= M_MAX_UPPER)     # (local)
    ratio_in_band = bool(GAP_RATIO_LO <= gap_ratio <= GAP_RATIO_HI)  # (local)
    cmax_ok = bool(np.isfinite(C_max) and C_max >= C_MAX_FLOOR)  # (local)
    if mmax_in_band and ratio_in_band and cmax_ok:
        magnitude_verdict = "PASS"                               # (local) full magnitude closure
    elif gap_ratio < GAP_RATIO_HI * 2.0 and M_max >= M_MAX_LOWER * 0.5:
        # stiffer-than-inv-13 and ratio relaxed but not fully in all bands -> INFO
        magnitude_verdict = "INFO"                               # (local)
    else:
        magnitude_verdict = "FAIL"                               # (local)

    # REGIME: fraction of the density trajectory that is physically self-consistent
    # (gap solved AND self-consistency residual under tol AND finite ratio).
    # The non-physical fraction is the BAND-DEPLETION TAIL: grid points whose
    # mu_eff has pushed the pairing window past the top of the bounded finite-triple
    # band (Delta = 0, sub-critical -- no modes left for the Cooper instability).
    # This is a grid-coverage property (the x-grid extends to the band ceiling),
    # NOT a numerical breakdown of the gap solve (which is exact, resid_max=0).
    sc_resid = traj["selfcons_resid"]                           # (local)
    phys_traj = (Delta_traj > 0) & np.isfinite(traj["ratio_traj"]) & (sc_resid < SELFCONS_RTOL)  # (local)
    regime_frac = float(np.mean(phys_traj))                     # (local)
    if regime_frac >= 0.95:
        regime_verdict = "VALID"                                 # (local)
    elif regime_frac >= 0.50:
        regime_verdict = "MARGINAL"                              # (local)
    else:
        regime_verdict = "BREAKDOWN"                             # (local)
    print(f"[REGIME] self-consistent physical fraction={regime_frac:.3f} -> {regime_verdict}")

    # ---- composite collapse (gate-verdicts.md pre-registered rule) ----
    if regime_verdict == "BREAKDOWN":
        composite = "FAIL"                                       # (local)
    elif sign_verdict == "FAIL":
        composite = "FAIL"                                       # (local)
    elif magnitude_verdict == "FAIL" and regime_verdict == "VALID":
        composite = "FAIL"                                       # (local)
    elif magnitude_verdict == "FAIL" and regime_verdict == "MARGINAL":
        composite = "INFO"                                       # (local)
    elif magnitude_verdict == "INFO":
        composite = "INFO"                                       # (local)
    else:
        composite = "PASS"                                       # (local)

    value_str = (f"M_max={M_max:.3f}_Msun_band[{M_MAX_LOWER},{M_MAX_UPPER}]"
                 f"_Delta/mu={gap_ratio:.3f}_band[{GAP_RATIO_LO},{GAP_RATIO_HI}]"
                 f"_C_max={C_max:.2e}_floor{C_MAX_FLOOR:.0e}"
                 f"_dDelta/dmu>0={sign_pass}"
                 f"_inv13_runaway_ratio={inv13_ratio:.3f}->selfcons={gap_ratio:.3f}")  # (local)

    # ===================================================================
    # dual SHA (S84+ schema: audit over script+canonical+pinmap; content over script)
    # ===================================================================
    pin_map = {
        "script_sha256": "<self>",
        "canonical_constants_sha256": sha_canon,
        "s84_spectrum_cache_L12_tau019_sha256": sha_cache,
        "inv13_w2_1_finite_mu_cfl_eos_sha256": sha_cfl,
        "inv11_w5_2_compact_object_interior_sha256": sha_co,
        "N_RHO": N_RHO, "OMEGA_PAIR_MAX": OMEGA_PAIR_MAX,
        "L_MAX": L_MAX, "L_MAX_GAP": L_MAX_GAP,
        "M_KK": M_KK, "tau_fold": tau_fold, "Delta_BCS": Delta_BCS,
        "K_crit_BdG": K_crit_BdG, "rho_B2_per_mode": rho_B2_per_mode,
        "M_MAX_LOWER": M_MAX_LOWER, "M_MAX_UPPER": M_MAX_UPPER,
        "GAP_RATIO_LO": GAP_RATIO_LO, "GAP_RATIO_HI": GAP_RATIO_HI,
        "C_MAX_FLOOR": C_MAX_FLOOR, "SELFCONS_RTOL": SELFCONS_RTOL,
        "scheme": SCHEME, "convention": CONVENTION,
        "regulator_pin": "a_n^{Pauli-Villars}_LambdaUV_M_KK",
        "gate_id": GATE_ID, "schema_version": "S84+",
    }
    script_bytes = Path(__file__).resolve().read_bytes()         # (local)
    content_sha = hashlib.sha256(script_bytes).hexdigest()       # (local)
    pin_map["script_sha256"] = content_sha
    audit_payload = json.dumps(pin_map, sort_keys=True, separators=(",", ":")).encode()  # (local)
    audit_sha = hashlib.sha256(audit_payload).hexdigest()        # (local)

    # ===================================================================
    # save npz (full float64)
    # ===================================================================
    np.savez(
        NPZ_PATH,
        # self-consistent trajectory
        mu_traj=traj["mu_traj"], Delta_traj=traj["Delta_traj"],
        ratio_traj=traj["ratio_traj"], nwin_traj=traj["nwin_traj"],
        omega_traj=traj["omega_traj"], selfcons_resid=traj["selfcons_resid"],
        mu_ref=mu_ref, mu_dense=traj["mu_dense"], eps_max_band=traj["eps_max"],
        g_coupling=g, chi_ref=chi_ref,
        i_dense=traj["i_dense"], mu_plateau=traj["mu_plateau"],
        Delta_plateau=traj["Delta_plateau"], ratio_plateau=traj["ratio_plateau"],
        i_peak=traj["i_peak"], mu_peak=traj["mu_peak"],
        Delta_peak=traj["Delta_peak"], ratio_peak=traj["ratio_peak"],
        selfcons_resid_max=traj["selfcons_resid_max"],
        # EoS + TOV
        M_max_Msun=M_max, R_at_Mmax_km=R_at_Mmax,
        eps_c_grid=eps_c_grid, M_tov=M_tov, R_tov=R_tov,
        cs2_gap_stiffened=eos_diag["cs2_gap_stiffened"],
        B_phys_MeV_fm3=eos_diag["B_phys_MeV_fm3"],
        Delta_phys_MeV=eos_diag["Delta_phys_MeV"],
        gap_ratio_Delta_over_mu=eos_diag["gap_ratio_Delta_over_mu"],
        P_c_at_Mmax_MeV_fm3=eos_diag["P_c_at_Mmax_MeV_fm3"],
        mu_QCD_MeV_reanchor=eos_diag["mu_QCD_MeV_reanchor"],
        # interior feed-through
        C_max_inv11=interior["C_max_inv11"], C_max_pinned=interior["C_max_pinned"],
        P_scale_generic=interior["P_scale_generic"], P_scale_pinned=interior["P_scale_pinned"],
        interior_stiffening=interior["stiffening"], P_nuc_ref_MeV_fm3=interior["P_nuc_ref_MeV_fm3"],
        interior_self_bound=interior["self_bound"], interior_w_core=interior["w_core"],
        # baseline cross-check
        inv13_gap_ratio_runaway=inv13_ratio, inv13_M_max=inv13_Mmax,
        # verdict axes
        sign_pass=sign_pass, frac_increasing=frac_increasing,
        regime_frac=regime_frac, regime_verdict=regime_verdict,
        sign_verdict=sign_verdict, magnitude_verdict=magnitude_verdict,
        composite=composite,
        mmax_in_band=mmax_in_band, ratio_in_band=ratio_in_band, cmax_ok=cmax_ok,
        M_MAX_LOWER=M_MAX_LOWER, M_MAX_UPPER=M_MAX_UPPER,
        GAP_RATIO_LO=GAP_RATIO_LO, GAP_RATIO_HI=GAP_RATIO_HI, C_MAX_FLOOR=C_MAX_FLOOR,
        OMEGA_PAIR_MAX=OMEGA_PAIR_MAX, Delta_BCS=Delta_BCS, n_with_mult=n_with_mult,
        gpu_eigvalsh_resid_plateau=resid, gpu_device=gpu_dev,
        audit_sha256=audit_sha, content_sha256=content_sha,
    )
    print(f"[SAVE] {NPZ_PATH}")

    # ===================================================================
    # plot (4 panels)
    # ===================================================================
    fig, axes = plt.subplots(2, 2, figsize=(15, 11))
    # (1) self-consistent Delta(mu_eff) and Delta/mu trajectory
    ax = axes[0, 0]
    ax.plot(mu_traj, Delta_traj, "o-", color="#1f77b4", lw=2, ms=4, label=r"$\Delta_{\rm CFL}(\mu_{\rm eff})$")
    ax.axhline(Delta_BCS, color="gray", ls="--", lw=1, label=fr"$\Delta_{{\rm BCS}}={Delta_BCS:.4f}$ (canonical)")
    ax.axvline(traj["mu_plateau"], color="red", ls=":", lw=1.5, label=fr"dense plateau $\mu={traj['mu_plateau']:.2f}$")
    ax.set_xlabel(r"$\mu_{\rm eff}$  [$M_{KK}$ units]")
    ax.set_ylabel(r"$\Delta_{\rm CFL}$  [$M_{KK}$ units]")
    ax.set_title(fr"Self-consistent CFL gap vs $\mu_{{\rm eff}}(\rho)$" + "\n" +
                 fr"sign($d\Delta/d\mu$)>0: {sign_pass}")
    ax.legend(fontsize=8); ax.grid(alpha=0.3)
    # (2) Delta/mu ratio: the runaway fix
    ax = axes[0, 1]
    ax.plot(mu_traj, traj["ratio_traj"], "o-", color="#2ca02c", lw=2, ms=4, label=r"$\Delta/\mu_{\rm eff}$ (self-consistent)")
    ax.axhspan(GAP_RATIO_LO, GAP_RATIO_HI, color="green", alpha=0.15, label=fr"O(0.1) band [{GAP_RATIO_LO},{GAP_RATIO_HI}]")
    ax.axhline(inv13_ratio, color="red", ls="--", lw=1.5, label=fr"inv-13 runaway $\Delta/\mu$={inv13_ratio:.2f}")
    ax.plot([traj["mu_plateau"]], [gap_ratio], "*", ms=18, color="gold", mec="k", label=fr"plateau $\Delta/\mu$={gap_ratio:.3f}")
    ax.set_xlabel(r"$\mu_{\rm eff}$  [$M_{KK}$ units]")
    ax.set_ylabel(r"$\Delta/\mu_{\rm eff}$")
    ax.set_yscale("log")
    ax.set_title("Runaway fix: self-consistent $\\Delta/\\mu \\to O(0.1)$\n(inv-13 fixed-floor artifact = 4.82)")
    ax.legend(fontsize=8); ax.grid(alpha=0.3)
    # (3) TOV mass-radius
    ax = axes[1, 0]
    good = M_tov > 0                                            # (local)
    ax.plot(R_tov[good], M_tov[good], "-", color="#d62728", lw=2, label="TOV M-R (CFL-stiffened EoS)")
    ax.axhspan(M_MAX_LOWER, M_MAX_UPPER, color="green", alpha=0.12, label=fr"PASS band [{M_MAX_LOWER},{M_MAX_UPPER}] $M_\odot$")
    ax.plot([R_at_Mmax], [M_max], "*", ms=18, color="gold", mec="k", label=fr"$M_{{\rm max}}={M_max:.3f}\,M_\odot$")
    ax.axhline(inv13_Mmax, color="purple", ls=":", lw=1.5, label=fr"inv-13 $M_{{\rm max}}$={inv13_Mmax:.3f} (soft)")
    ax.set_xlabel("R  [km]"); ax.set_ylabel(r"M  [$M_\odot$]")
    ax.set_title(f"TOV maximum mass\n" + fr"$c_s^2={eos_diag['cs2_gap_stiffened']:.3f}$, $B={eos_diag['B_phys_MeV_fm3']:.1f}$ MeV/fm$^3$")
    ax.legend(fontsize=8); ax.grid(alpha=0.3)
    # (4) interior compactness feed-through
    ax = axes[1, 1]
    bars = ax.bar([0, 1], [interior["C_max_inv11"], interior["C_max_pinned"]],
                  color=["#9467bd", "#ff7f0e"], width=0.6)
    ax.axhline(C_MAX_FLOOR, color="black", ls="--", lw=1.5, label=fr"physical floor $C={C_MAX_FLOOR:.0e}$")
    ax.set_yscale("log")
    ax.set_xticks([0, 1]); ax.set_xticklabels(["inv-11\n(unpinned\nP_scale)", "CFL-pinned\nP_scale"])
    ax.set_ylabel(r"compactness $C_{\max}=M/R$")
    ax.set_title(f"Interior feed-through: $C_{{\\max}}$\n"
                 fr"stiffening$\times${interior['stiffening']:.2e}; self-bound: {interior['self_bound']}")
    ax.legend(fontsize=8); ax.grid(alpha=0.3, axis="y")
    fig.suptitle(f"{GATE_ID}: self-consistent $\\mu_{{\\rm eff}}$ CFL EoS  [composite={composite}]  "
                 f"(M_max={M_max:.3f} M$_\\odot$, $\\Delta/\\mu$={gap_ratio:.3f}, C_max={C_max:.2e})",
                 fontsize=12)
    fig.tight_layout(rect=[0, 0, 1, 0.96])
    fig.savefig(PNG_PATH, dpi=130)
    print(f"[SAVE] {PNG_PATH}")

    # ===================================================================
    # 4-tuple + verdict payload
    # ===================================================================
    print(f"[4-TUPLE] (value={value_str}, scheme={SCHEME}, convention={CONVENTION}, L_max={L_MAX})")
    print(f"[CLOSURE] audit_sha256={audit_sha}")
    print(f"[CLOSURE] content_sha256={content_sha}")
    print(f"[VERDICT] composite={composite}  sign={sign_verdict}  magnitude={magnitude_verdict}  regime={regime_verdict}")

    print_verdict_payload(
        verdict=composite,
        value=value_str,
        audit_sha=audit_sha,
        content_sha=content_sha,
        sign_verdict=sign_verdict,
        magnitude_verdict=magnitude_verdict,
        regime_verdict=regime_verdict,
        companion_note=(f"{GATE_ID} self-consistent mu_eff CFL EoS; "
                        f"runaway Delta/mu {inv13_ratio:.3f}->{gap_ratio:.3f} (O(0.1)); "
                        f"M_max={M_max:.3f} Msun; C_max {interior['C_max_inv11']:.2e}->{C_max:.2e}"),
        extra_rows=[
            f"# regulator_pin=a_n^{{Pauli-Villars}}_LambdaUV_M_KK (BdG grand-potential UV reg; substrate-natural)",
            f"# binding_magnitude_gap: M_max={M_max:.3f}_Msun band[{M_MAX_LOWER},{M_MAX_UPPER}]; "
            f"Delta/mu={gap_ratio:.4f} band[{GAP_RATIO_LO},{GAP_RATIO_HI}]; C_max={C_max:.3e} floor{C_MAX_FLOOR:.0e}; "
            f"P_c@Mmax={eos_diag['P_c_at_Mmax_MeV_fm3']:.3e}_MeV/fm3 (pinned pressure-scale for CF-CO2)",
            f"# self_consistent_mu_eff: mu_plateau={traj['mu_plateau']:.4f}_MKK Delta_plateau={traj['Delta_plateau']:.4f}_MKK; "
            f"NOT fixed-floor (inv-13 runaway Delta/mu={inv13_ratio:.3f} -> self-consistent {gap_ratio:.4f})",
        ],
    )

    # exit 0 regardless of scientific verdict (math-scripts.md exit-code rule)
    return 0


def print_verdict_payload(verdict, value, audit_sha, content_sha,
                          sign_verdict=None, magnitude_verdict=None,
                          regime_verdict=None, companion_note="",
                          extra_rows=None):
    """Local copy of the template helper (script prints the payload; the AGENT
    calls the emit_verdict MCP tool, session track)."""
    payload = {
        "session": int(SESSION.lstrip("Ss")),
        "gate_id": GATE_ID,
        "verdict": verdict,
        "value": str(value),
        "scheme": SCHEME,
        "convention": CONVENTION,
        "l_max": str(L_MAX),
        "audit_sha256": audit_sha,
        "content_sha256": content_sha,
        "schema_version": "S84+",
        "track": "session",
    }
    if companion_note:
        payload["companion_note"] = companion_note
    if not (sign_verdict is None and magnitude_verdict is None and regime_verdict is None):
        payload["sign_verdict"] = sign_verdict
        payload["magnitude_verdict"] = magnitude_verdict
        payload["regime_verdict"] = regime_verdict
    if extra_rows:
        payload["extra_rows"] = list(extra_rows)
    print("<<<EMIT_VERDICT_PAYLOAD>>>")
    print(json.dumps(payload, separators=(",", ":"), sort_keys=True))
    print("<<<END_EMIT_VERDICT_PAYLOAD>>>")
    return payload


if __name__ == "__main__":
    sys.exit(main())
